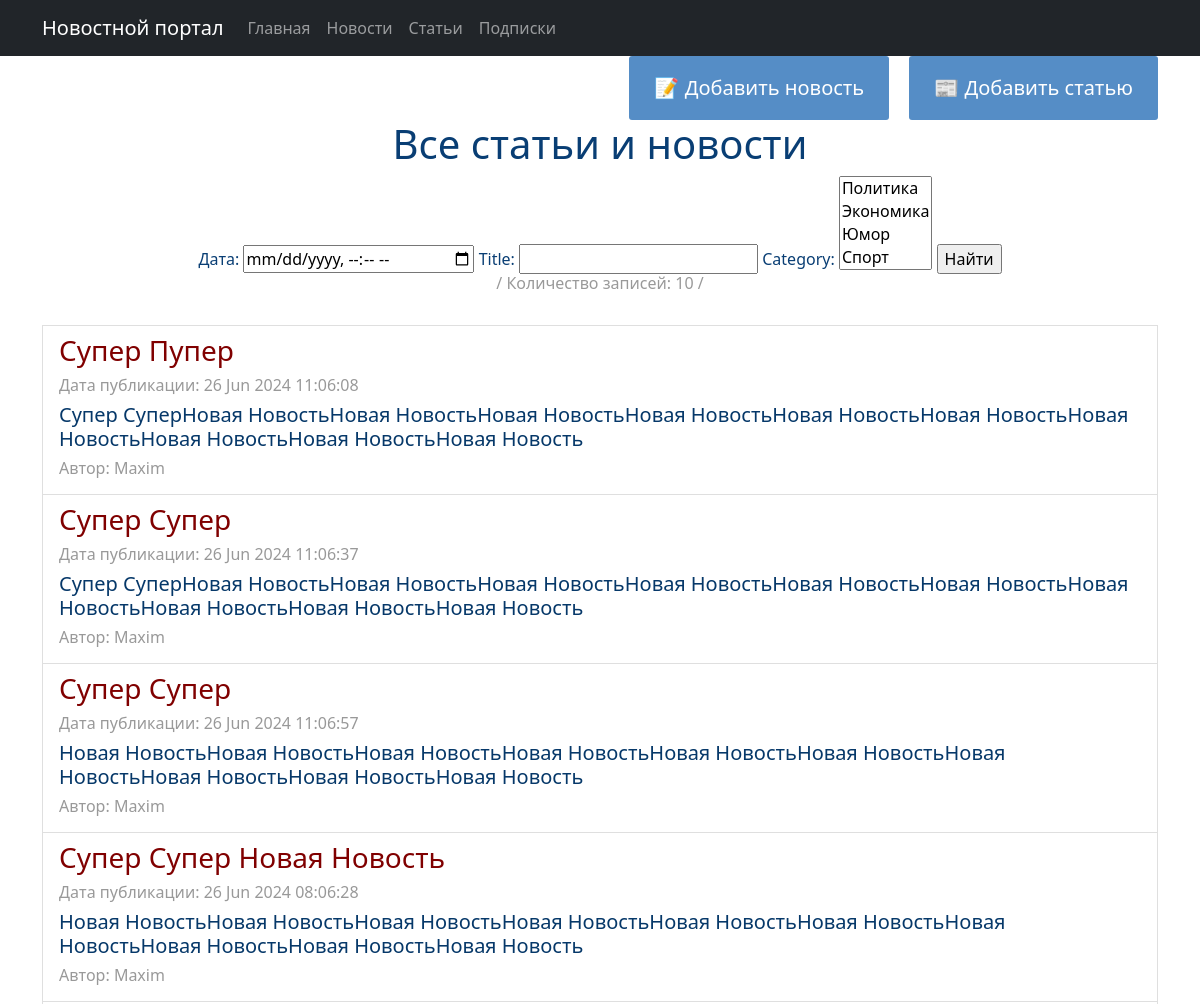
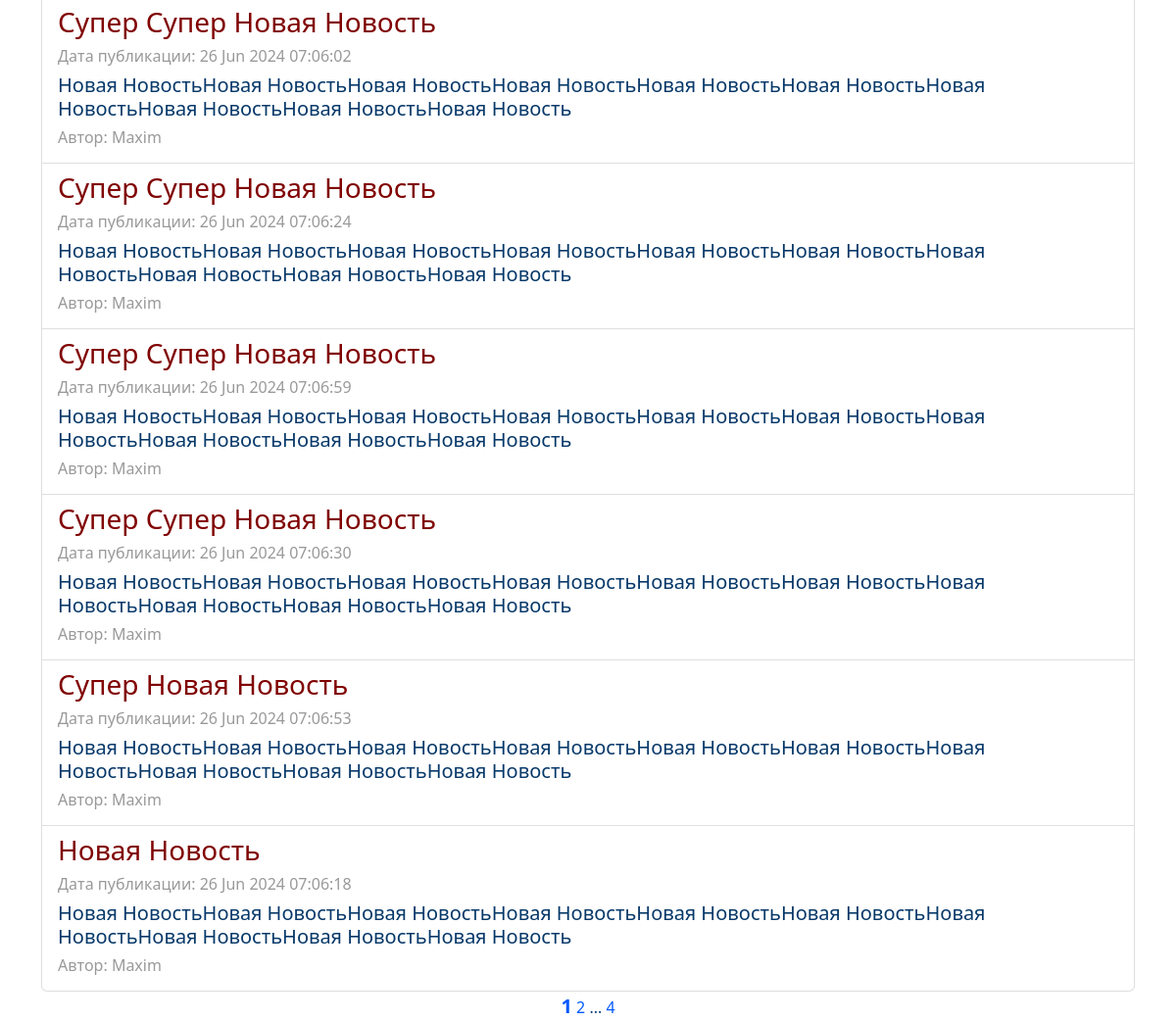
Before: /main/search/ with the older database file (2 pictures, top to bottom).
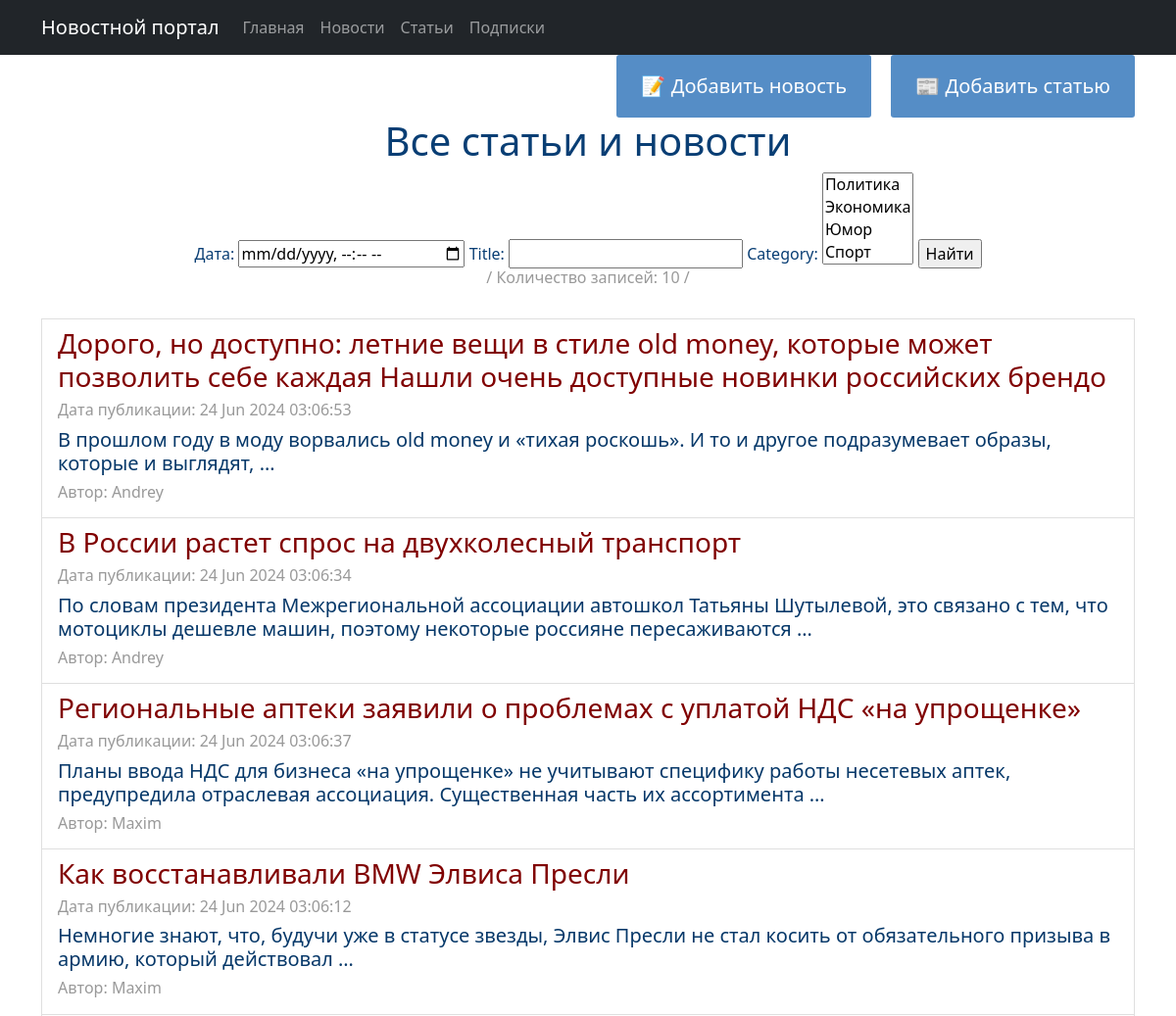
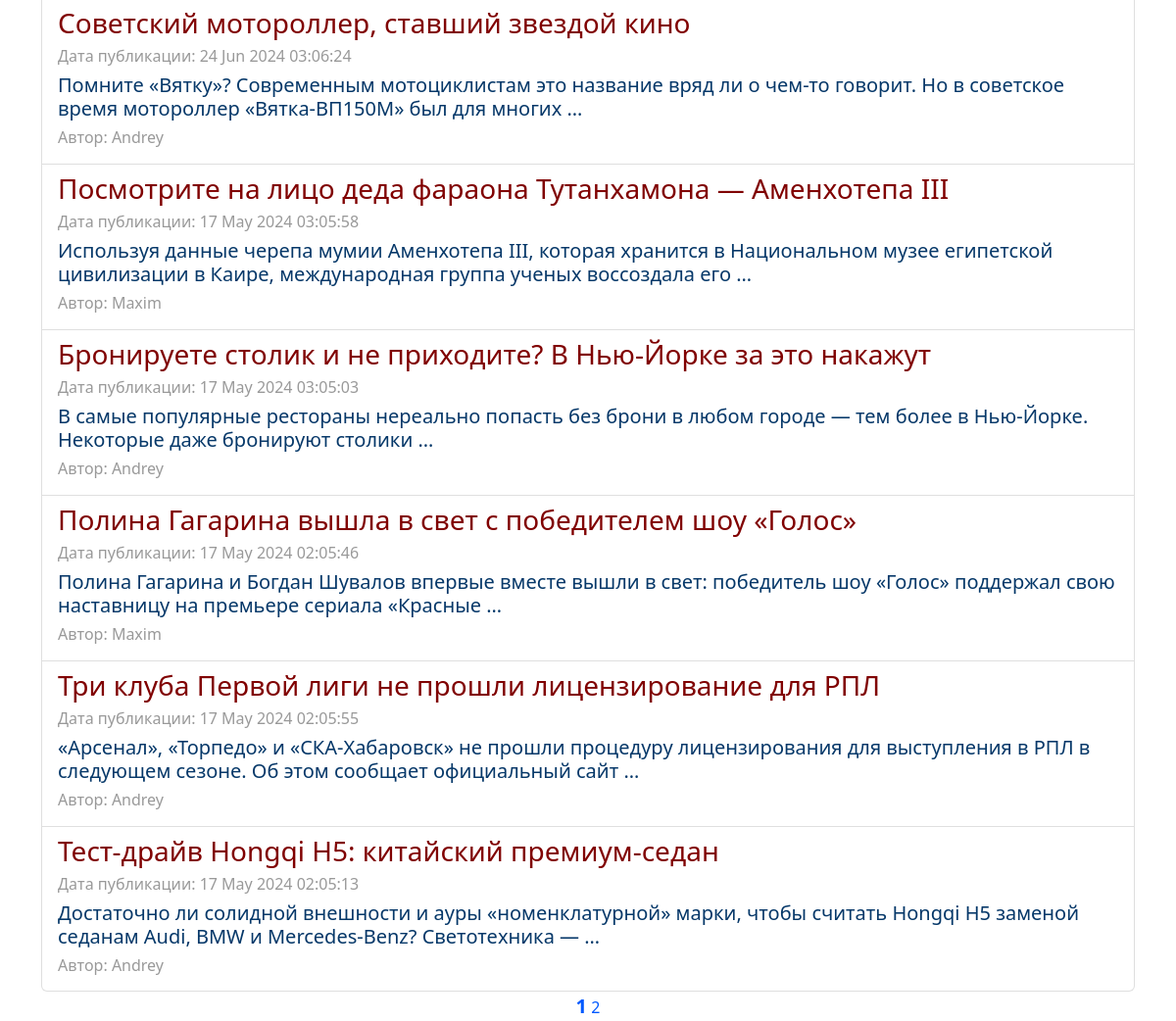
After: the same page with the newer database file (2 pictures, top to bottom).
### news/models.py (models this page shows, shortened)
class Post(models.Model):
    categor = [
        ('AR', 'Статья'),
        ('NE', 'Новость'),
    ]
    type = models.CharField(max_length=8, choices=categor, default='AR')
    user = models.ForeignKey(Author, on_delete=models.CASCADE, related_name='post')
    category = models.ManyToManyField(Category, through='PostCategory')
    date = models.DateTimeField(auto_now_add=True)
    title = models.CharField(max_length=256)
    text = models.TextField()
    rating = models.SmallIntegerField(default=0)

class Author(models.Model):
    user = models.OneToOneField(User, on_delete=models.CASCADE)
    rating = models.SmallIntegerField(default=0)

### news/views.py (the view)
# urls.py: path('main/search/', PostSearch.as_view(), name='post_search'),
class PostSearch(ListView):
    model = Post
    ordering = '-date'
    template_name = 'search.html'
    context_object_name = 'posts'
    paginate_by = 10
    def get_queryset(self):
        queryset = super().get_queryset()
        self.filterset = PostFilter(self.request.GET, queryset)
        return self.filterset.qs
    def get_context_data(self, **kwargs):
        context = super().get_context_data(**kwargs)
        context['filterset'] = self.filterset
        return context

### news/models.py (called while the page is built)
    def __str__(self):
        return f'{self.category}'

### news/templatetags/custom_filters.py (called while the page is built)
@register.filter()
def length(value):
    return len(value)

### news/templatetags/custom_tags.py (called while the page is built)
@register.simple_tag(takes_context=True)
def url_replace(context, **kwargs):
    d = context['request'].GET.copy()
    for k, v in kwargs.items():
        d[k] = v
    return d.urlencode()

### templates/search.html (shortened to what this page needs)
{% extends 'flatpages/default.html' %}
{% load custom_filters %}
{% load custom_tags %}
{% block content %}
<div class="flex-container">
    <a href="/news/create/" class="btn">📝 Добавить новость</a>
    <a href="/articles/create/" class="btn">📰 Добавить статью</a>
</div>
<h1>Все статьи и новости</h1>
<form action="" method="get">
    {{ filterset.form.as_table }}
    <input type="submit" value="Найти"/>
</form>
<h6><span
        style="color: #999999;">/ Количество записей: {{posts|length}} /</span></h6>
{% if posts %}
<div class="list-group">
    <br>
    {% for new in posts %}
    <a href="{{ new.id }}" class="list-group-item list-group-item-action">
        <h3 style="text-align: left;"><span
                style="color: #800000;">{{ new.title }}</span></h3>
        <h6 style="text-align: left;"><span
                style="color: #999999;">Дата публикации: {{ new.date |date:'d M Y h:m:s'}}</span></h6>
        <h5 style="text-align: left;">{{ new.text | truncatewords:20 }}</h5>
        <h6 style="text-align: left;"><span
                style="color: #999999;">Автор: {{ new.user.user }}</span></h6>
    </a>
    {% endfor %}
</div>
{% else %}
<h2>Новостей нет!</h2>
{% endif %}
<a style="font-size: 20px;"><b>{{ page_obj.number }}</b></a>
{% if page_obj.has_next %}
<a href="?{% url_replace page=page_obj.next_page_number %}">{{ page_obj.next_page_number }}</a>
{% if paginator.num_pages != page_obj.next_page_number %}
...
<a href="?{% url_replace page=page_obj.paginator.num_pages %}">{{ page_obj.paginator.num_pages }}</a>
{% endif %}
{% endif %}
{% endblock content %}

Changed rows visible on the page:
removed Post: title "Супер Пупер", date "26 Jun 2024 11:06:08", text "Супер СуперНовая НовостьНовая НовостьНовая НовостьНовая НовостьНовая НовостьНовая НовостьНовая НовостьНовая НовостьНовая НовостьНовая Новость", user.user "Maxim"
removed Post: title "Супер Супер", date "26 Jun 2024 11:06:37", text "Супер СуперНовая НовостьНовая НовостьНовая НовостьНовая НовостьНовая НовостьНовая НовостьНовая НовостьНовая НовостьНовая НовостьНовая Новость", user.user "Maxim"
removed Post: title "Супер Супер", date "26 Jun 2024 11:06:57", text "Новая НовостьНовая НовостьНовая НовостьНовая НовостьНовая НовостьНовая НовостьНовая НовостьНовая НовостьНовая НовостьНовая Новость", user.user "Maxim"
removed Post: title "Супер Супер Новая Новость", date "26 Jun 2024 08:06:28", text "Новая НовостьНовая НовостьНовая НовостьНовая НовостьНовая НовостьНовая НовостьНовая НовостьНовая НовостьНовая НовостьНовая Новость", user.user "Maxim"
removed Post: title "Супер Супер Новая Новость", date "26 Jun 2024 07:06:02", text "Новая НовостьНовая НовостьНовая НовостьНовая НовостьНовая НовостьНовая НовостьНовая НовостьНовая НовостьНовая НовостьНовая Новость", user.user "Maxim"
removed Post: title "Супер Супер Новая Новость", date "26 Jun 2024 07:06:24", text "Новая НовостьНовая НовостьНовая НовостьНовая НовостьНовая НовостьНовая НовостьНовая НовостьНовая НовостьНовая НовостьНовая Новость", user.user "Maxim"
removed Post: title "Супер Супер Новая Новость", date "26 Jun 2024 07:06:59", text "Новая НовостьНовая НовостьНовая НовостьНовая НовостьНовая НовостьНовая НовостьНовая НовостьНовая НовостьНовая НовостьНовая Новость", user.user "Maxim"
removed Post: title "Супер Супер Новая Новость", date "26 Jun 2024 07:06:30", text "Новая НовостьНовая НовостьНовая НовостьНовая НовостьНовая НовостьНовая НовостьНовая НовостьНовая НовостьНовая НовостьНовая Новость", user.user "Maxim"
removed Post: title "Супер Новая Новость", date "26 Jun 2024 07:06:53", text "Новая НовостьНовая НовостьНовая НовостьНовая НовостьНовая НовостьНовая НовостьНовая НовостьНовая НовостьНовая НовостьНовая Новость", user.user "Maxim"
removed Post: title "Новая Новость", date "26 Jun 2024 07:06:18", text "Новая НовостьНовая НовостьНовая НовостьНовая НовостьНовая НовостьНовая НовостьНовая НовостьНовая НовостьНовая НовостьНовая Новость", user.user "Maxim"
now on this page (row unchanged): Post: title "Дорого, но доступно: летние вещи в стиле old money, которые может позволить себе каждая Нашли очень доступные новинки российских брендо", date "24 Jun 2024 03:06:53", text "В прошлом году в моду ворвались old money и «тихая роскошь». И то и другое подразумевает образы, которые и выглядят, …", user.user "Andrey"
now on this page (row unchanged): Post: title "В России растет спрос на двухколесный транспорт", date "24 Jun 2024 03:06:34", text "По словам президента Межрегиональной ассоциации автошкол Татьяны Шутылевой, это связано с тем, что мотоциклы дешевле машин, поэтому некоторые россияне пересаживаются …", user.user "Andrey"
now on this page (row unchanged): Post: title "Региональные аптеки заявили о проблемах с уплатой НДС «на упрощенке»", date "24 Jun 2024 03:06:37", text "Планы ввода НДС для бизнеса «на упрощенке» не учитывают специфику работы несетевых аптек, предупредила отраслевая ассоциация. Существенная часть их ассортимента …", user.user "Maxim"
now on this page (row unchanged): Post: title "Как восстанавливали BMW Элвиса Пресли", date "24 Jun 2024 03:06:12", text "Немногие знают, что, будучи уже в статусе звезды, Элвис Пресли не стал косить от обязательного призыва в армию, который действовал …", user.user "Maxim"
now on this page (row unchanged): Post: title "Советский мотороллер, ставший звездой кино", date "24 Jun 2024 03:06:24", text "Помните «Вятку»? Современным мотоциклистам это название вряд ли о чем-то говорит. Но в советское время мотороллер «Вятка-ВП150М» был для многих …", user.user "Andrey"
now on this page (row unchanged): Post: title "Посмотрите на лицо деда фараона Тутанхамона — Аменхотепа III", date "17 May 2024 03:05:58", text "Используя данные черепа мумии Аменхотепа III, которая хранится в Национальном музее египетской цивилизации в Каире, международная группа ученых воссоздала его …", user.user "Maxim"
now on this page (row unchanged): Post: title "Бронируете столик и не приходите? В Нью-Йорке за это накажут", date "17 May 2024 03:05:03", text "В самые популярные рестораны нереально попасть без брони в любом городе — тем более в Нью-Йорке. Некоторые даже бронируют столики …", user.user "Andrey"
now on this page (row unchanged): Post: title "Полина Гагарина вышла в свет с победителем шоу «Голос»", date "17 May 2024 02:05:46", text "Полина Гагарина и Богдан Шувалов впервые вместе вышли в свет: победитель шоу «Голос» поддержал свою наставницу на премьере сериала «Красные …", user.user "Maxim"
now on this page (row unchanged): Post: title "Три клуба Первой лиги не прошли лицензирование для РПЛ", date "17 May 2024 02:05:55", text "«Арсенал», «Торпедо» и «СКА-Хабаровск» не прошли процедуру лицензирования для выступления в РПЛ в следующем сезоне. Об этом сообщает официальный сайт …", user.user "Andrey"
now on this page (row unchanged): Post: title "Тест-драйв Hongqi H5: китайский премиум-седан", date "17 May 2024 02:05:13", text "Достаточно ли солидной внешности и ауры «номенклатурной» марки, чтобы считать Hongqi H5 заменой седанам Audi, BMW и Mercedes-Benz? Светотехника — …", user.user "Andrey"
Other visible differences:
{{ page_obj.paginator.num_pages }}: "4" → (not shown)
